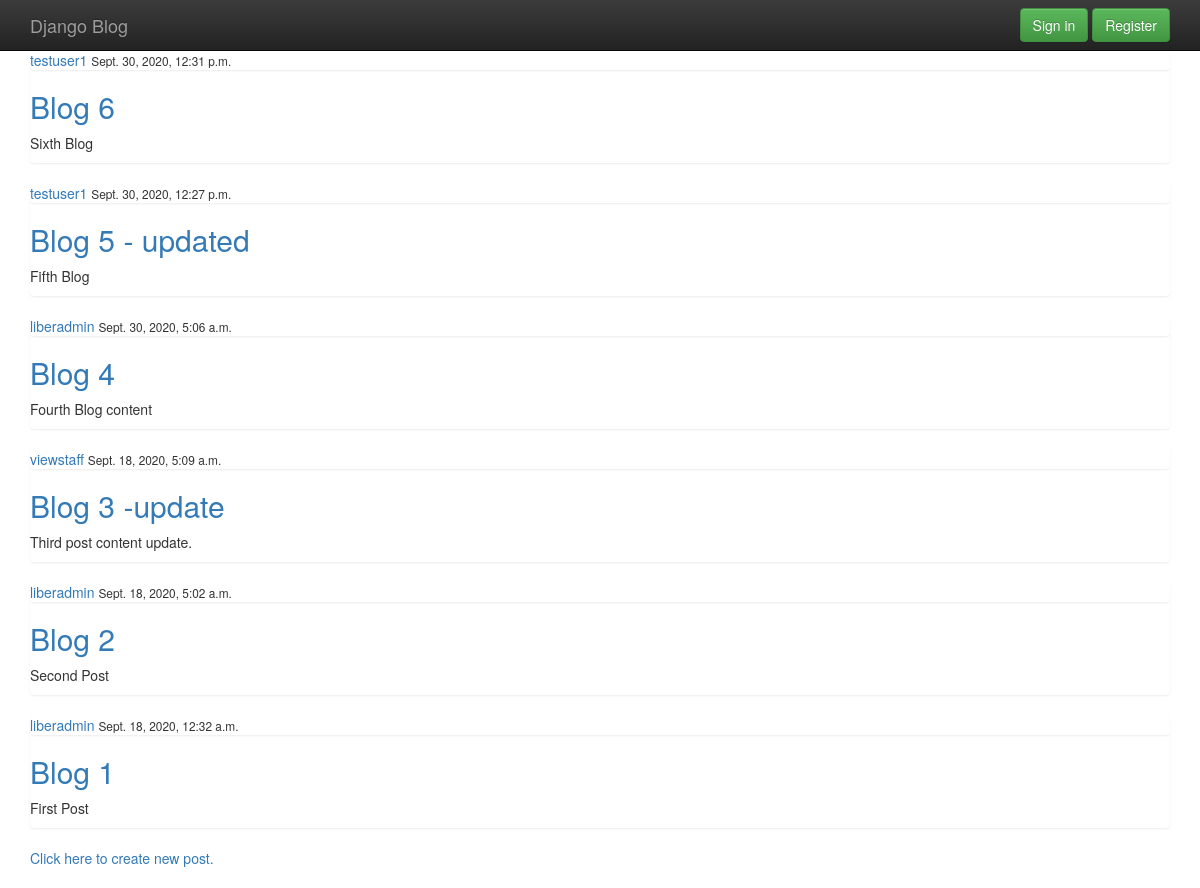
/business, run on an earlier commit of the app's database.
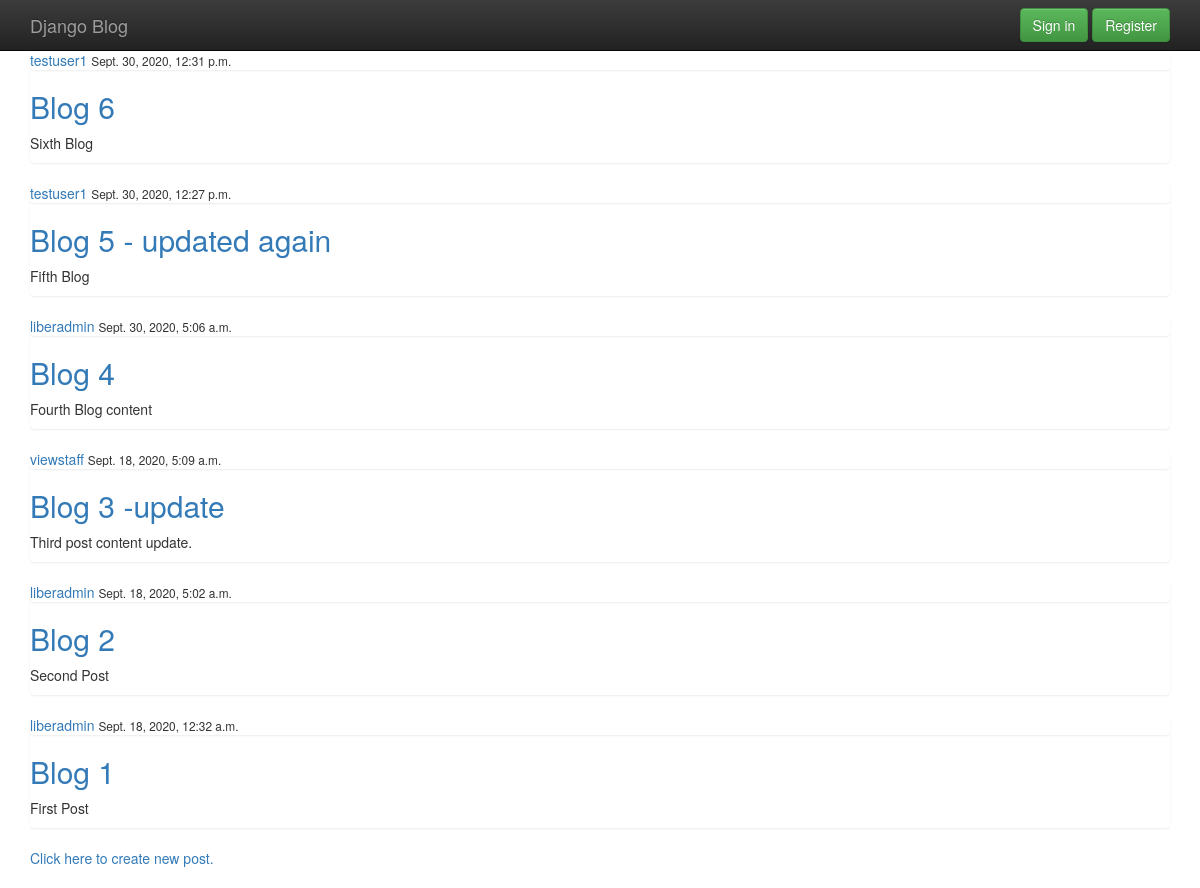
And on a later commit of the database.
### blog/models.py (models this page shows, shortened)
class Post(models.Model):
    title = models.CharField(max_length=100)
    content = models.TextField()
    date_posted = models.DateTimeField(default=timezone.now)
    author = models.ForeignKey(User, on_delete=models.CASCADE)

### blog/views.py (the view)
# urls.py: path('business', PostListView.as_view(), name='business'),
class PostListView(ListView):
    model = Post
    template_name = 'blog/business.html'
    context_object_name = 'posts'
    ordering = ['-date_posted']

### blog/templates/blog/business.html (shortened to what this page needs)
{% extends 'blog/base.html' %}
{% block content %}
<section class="container">
{% for post in posts %}
    <div class="list-group">
        <article>
            <div class="media-body">
                <div class="list-group">
                    <a href="#">{{ post.author }}</a>
                    <small>{{ post.date_posted }}</small>
                </div>
                <h2><a href="{% url 'post-detail' post.id %}">{{ post.title }}</a></h2>
                <p>{{ post.content }}</p>
            </div>
        </article>
    </div>
{% endfor %}
</section>
<section class="container">
    <div>
        <section>
            <a href="{% url 'post-create' %}">Click here to create new post.</a>
        </section>
    </div>
</section>
{% endblock content %}

What changed in the data, as far as the page shows it:
changed Post "Fifth Blog": title "Blog 5 - updated" → "Blog 5 - updated again"
